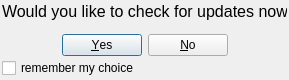
<?xml version="1.0" encoding="UTF-8"?>
<ui version="4.0">
 <class>CheckUpdates</class>
 <widget class="QDialog" name="CheckUpdates">
  <property name="geometry">
   <rect>
    <x>0</x>
    <y>0</y>
    <width>289</width>
    <height>80</height>
   </rect>
  </property>
  <property name="sizePolicy">
   <sizepolicy hsizetype="Fixed" vsizetype="Fixed">
    <horstretch>0</horstretch>
    <verstretch>0</verstretch>
   </sizepolicy>
  </property>
  <property name="minimumSize">
   <size>
    <width>289</width>
    <height>80</height>
   </size>
  </property>
  <property name="maximumSize">
   <size>
    <width>289</width>
    <height>80</height>
   </size>
  </property>
  <property name="windowTitle">
   <string>Updates</string>
  </property>
  <property name="modal">
   <bool>true</bool>
  </property>
  <layout class="QVBoxLayout" name="verticalLayout">
   <property name="spacing">
    <number>2</number>
   </property>
   <property name="leftMargin">
    <number>2</number>
   </property>
   <property name="topMargin">
    <number>2</number>
   </property>
   <property name="rightMargin">
    <number>2</number>
   </property>
   <property name="bottomMargin">
    <number>2</number>
   </property>
   <item>
    <widget class="QLabel" name="questionLabel">
     <property name="font">
      <font>
       <family>Arial</family>
       <pointsize>12</pointsize>
      </font>
     </property>
     <property name="text">
      <string>Would you like to check for updates now?</string>
     </property>
    </widget>
   </item>
   <item>
    <spacer name="verticalSpacer">
     <property name="orientation">
      <enum>Qt::Vertical</enum>
     </property>
     <property name="sizeHint" stdset="0">
      <size>
       <width>20</width>
       <height>40</height>
      </size>
     </property>
    </spacer>
   </item>
   <item>
    <widget class="QDialogButtonBox" name="questionButtonBox">
     <property name="standardButtons">
      <set>QDialogButtonBox::No|QDialogButtonBox::Yes</set>
     </property>
     <property name="centerButtons">
      <bool>true</bool>
     </property>
    </widget>
   </item>
   <item>
    <widget class="QCheckBox" name="saveCheckBox">
     <property name="text">
      <string>remember my choice</string>
     </property>
    </widget>
   </item>
  </layout>
 </widget>
 <resources/>
 <connections>
  <connection>
   <sender>questionButtonBox</sender>
   <signal>accepted()</signal>
   <receiver>CheckUpdates</receiver>
   <slot>accept()</slot>
   <hints>
    <hint type="sourcelabel">
     <x>144</x>
     <y>45</y>
    </hint>
    <hint type="destinationlabel">
     <x>144</x>
     <y>39</y>
    </hint>
   </hints>
  </connection>
  <connection>
   <sender>questionButtonBox</sender>
   <signal>rejected()</signal>
   <receiver>CheckUpdates</receiver>
   <slot>reject()</slot>
   <hints>
    <hint type="sourcelabel">
     <x>144</x>
     <y>45</y>
    </hint>
    <hint type="destinationlabel">
     <x>144</x>
     <y>39</y>
    </hint>
   </hints>
  </connection>
 </connections>
</ui>
